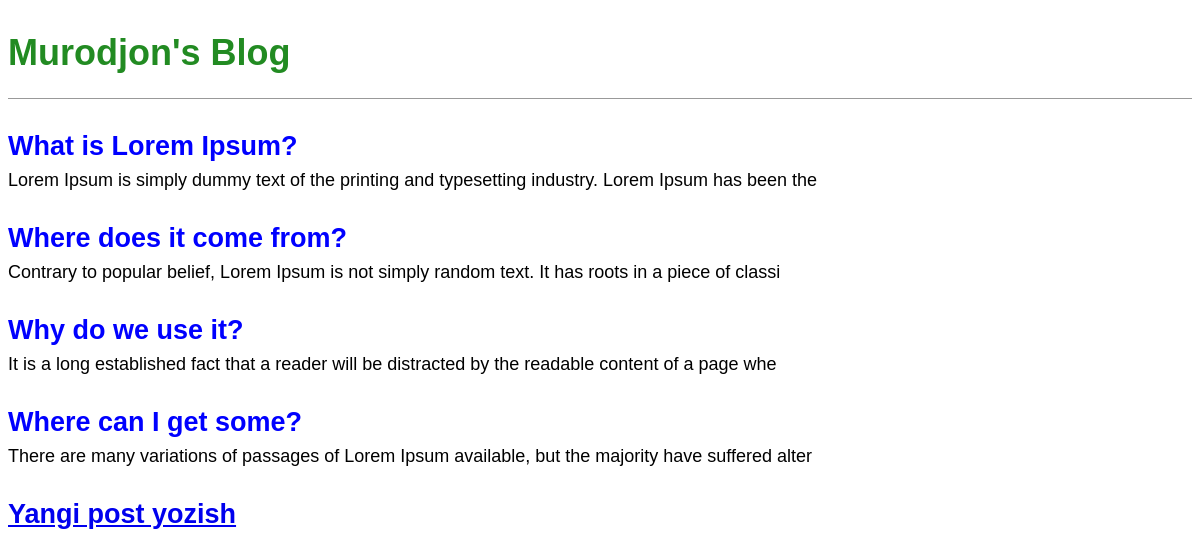
The page / on the database its author committed.
### blog/models.py (models this page shows, shortened)
class Post(models.Model):
    title = models.CharField(max_length=200)
    author = models.ForeignKey('auth.User', on_delete=models.CASCADE)
    body = models.TextField()

### blog/views.py (the view)
# urls.py: path('', BlogListView.as_view(), name='home'),
class BlogListView(ListView):
    model = Post
    template_name = 'home.html'

### templates/home.html
{% extends 'base.html' %}
{% block content %}
    {% for post in object_list %}
        <div class="post-entry">
            <h2><a href="{% url 'post_detail' post.pk %}">{{ post.title }}</a></h2>
            <p>{{ post.body|slice:":100" }}</p>
        </div>
    {% endfor %}
{% endblock content %}

### static/css/base.css (style rules this page uses)
body { font-family: 'Noto Sans JP', sans-serif; font-size: 18px; }
.post-entry { margin-bottom: 2rem; }
.post-entry h2 { margin: 0.5rem 0; }
.post-entry h2 a, .post-entry h2 a:visited { color: blue; text-decoration: none; }
.post-entry p { margin: 0; font-weight: 400; }

### rows shown on the page
Post: title "What is Lorem Ipsum?", body "Lorem Ipsum is simply dummy text of the printing and typesetting industry. Lorem Ipsum has been the"
Post: title "Where does it come from?", body "Contrary to popular belief, Lorem Ipsum is not simply random text. It has roots in a piece of classi"
Post: title "Why do we use it?", body "It is a long established fact that a reader will be distracted by the readable content of a page whe"
Post: title "Where can I get some?", body "There are many variations of passages of Lorem Ipsum available, but the majority have suffered alter"
